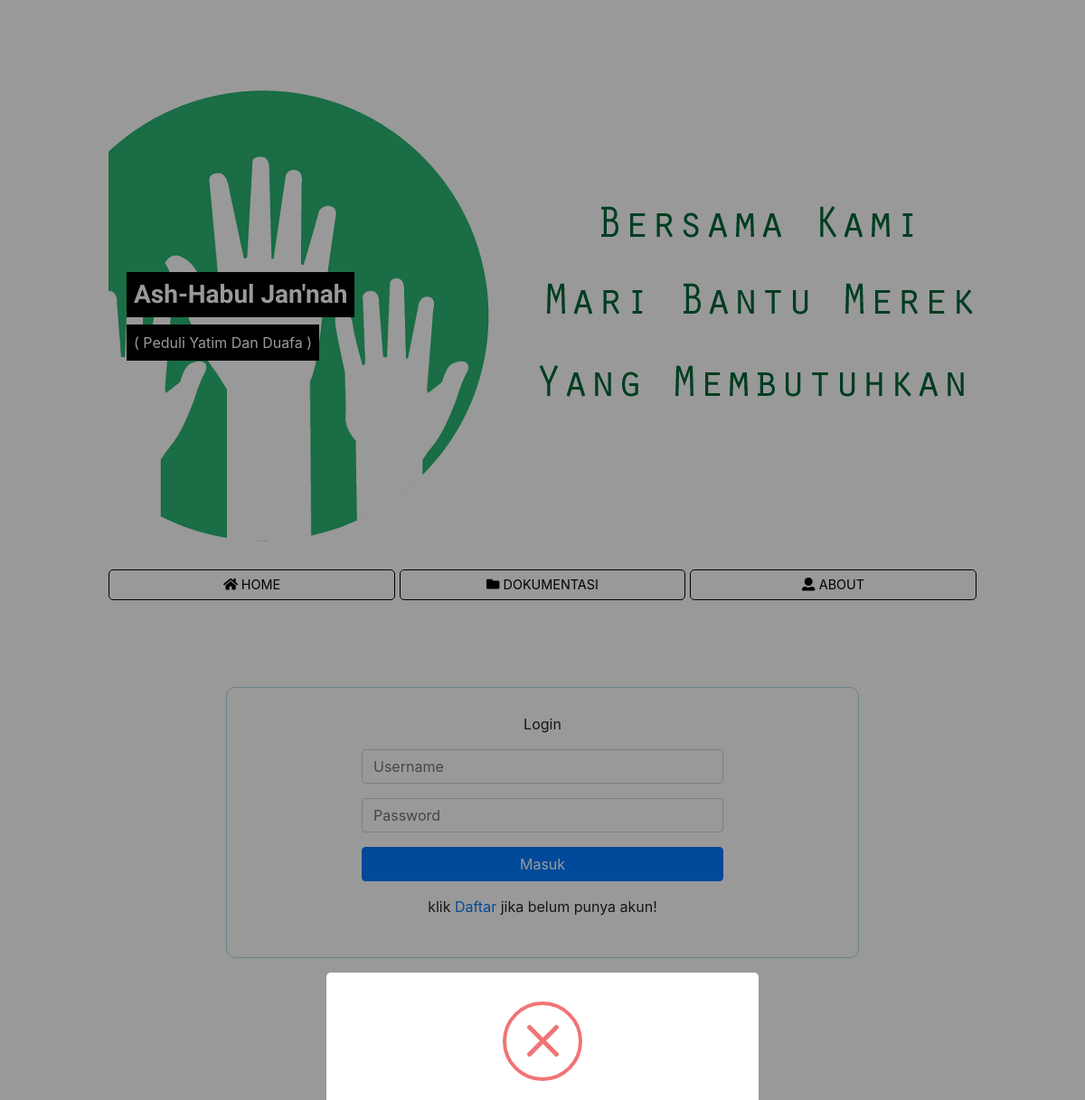
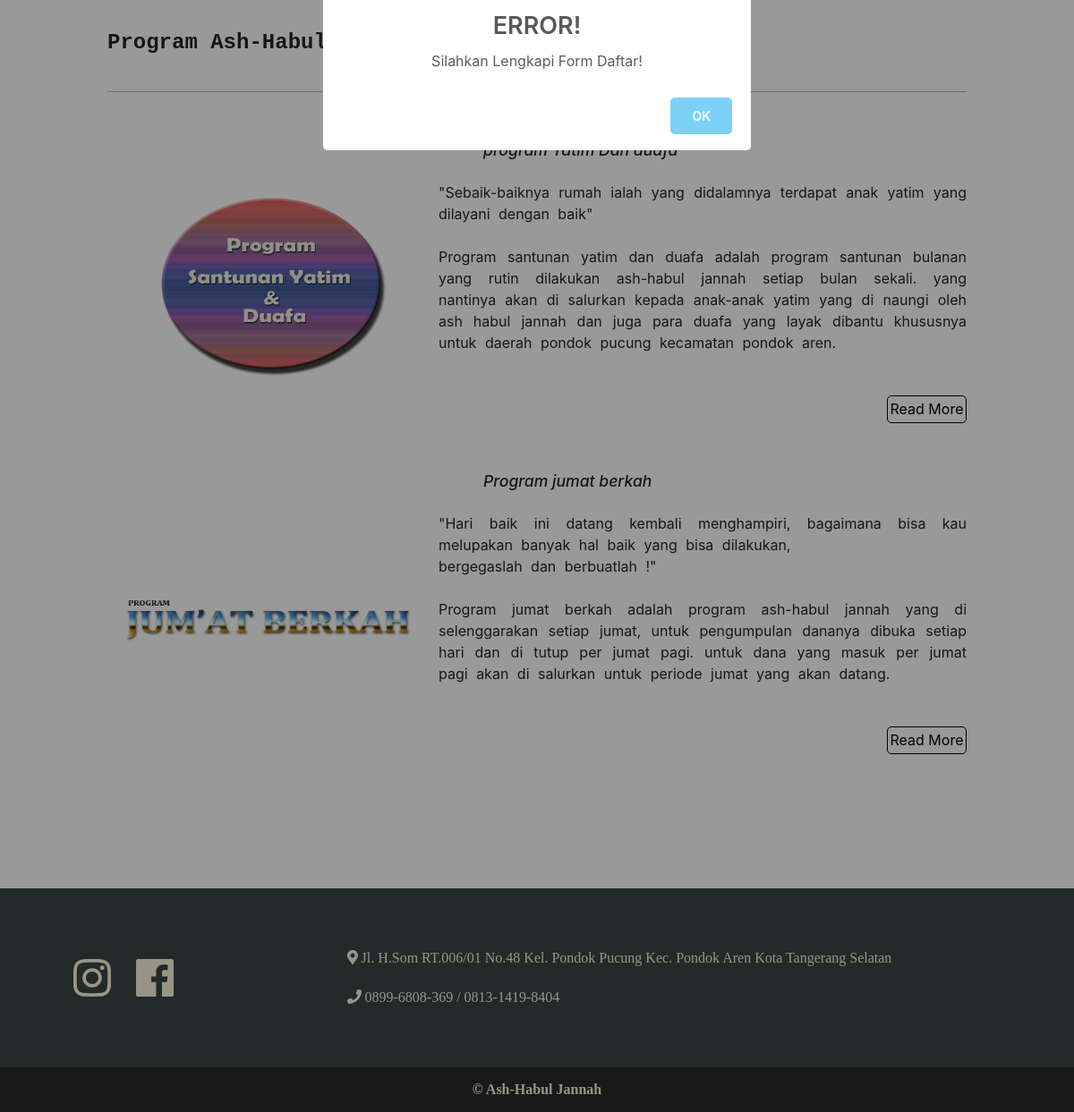
Page /index.php/home/daftar on the committed database (2 pictures, top to bottom).
### tables this page shows
CREATE TABLE `program` (
  `kd_program` int(11) NOT NULL,
  `nama_program` varchar(50) NOT NULL,
  `deskripsi` text NOT NULL,
  `image_program` varchar(100) NOT NULL
);

### application/controllers/Home.php (called while the page is built, shortened)
<?php
    class Home extends CI_Controller{
        public function __construct()
        {
            $this->load->model('Registrasi_model');
            $this->load->model('Login_model');
            $this->load->model('Program_model');
            $this->load->model('Donasi_model');
        }
        public function daftar()
        {
            $this->form_validation->set_rules('nama_lengkap', 'Nama Lengkap', 'required|alpha_numeric_spaces');
            $this->form_validation->set_rules('username', 'Username', 'required|alpha_numeric');
            $this->form_validation->set_rules('password', 'Password', 'required|min_length[8]');
            $this->form_validation->set_rules('email', 'Email', 'required|valid_email');
            $this->form_validation->set_rules('notelpon', 'Notelpon', 'required|numeric');
            if($this->form_validation->run() == FALSE){
                $this->session->set_flashdata('error','Silahkan Lengkapi Form Daftar!');
                $data['program'] = $this->Program_model->getProgram();
                $this->load->view('templates/header',$data);
                $this->load->view('home/index');
                $this->load->view('templates/footer');
            }else{
                $this->Registrasi_model->tambahDataRegistrasi();
                $this->session->set_flashdata('success','Berhasil Registrasi, Silahkan Login untuk Masuk !');
                redirect('home/index');
            }
        }
    }
?>

### index.php (called while the page is built, shortened)
<?php
require_once BASEPATH.'core/CodeIgniter.php';

### application/models/Program_model.php (called while the page is built, shortened)
<?php
    class Program_model extends CI_Model{
        public function getProgram()
        {
            return $query = $this->db->get('program')->result_array();
        }
    }
?>

### application/views/home/index.php (the view, shortened to what this page needs)
<div class="content">
    <div class="login">
        <div class="loginitem">
            <form action="<?= base_url('home/validasilogin'); ?>" method="POST">
                <div class="form-group">
                    <center>Login</center>
                </div>
                <div class="form-group">
                    <input type="text" class="form-control" name="username" placeholder="Username">
                </div>
                <div class="form-group">
                    <input type="password" class="form-control" name="password" placeholder="Password">
                </div>
                <div class="form-group">
                    <button type="submit" class="btn btn-primary btn-block">Masuk</button>
                </div>
                <div class="form-group">
                    <center>klik <a href="" data-toggle="modal" data-target="#formModaldaftar">Daftar</a> jika belum punya akun!</center>
                </div>
            </form>
        </div>
    </div>
    <div class="headContent">
        <h4>Program Ash-Habul Jannah</h4>
    </div>
    <div class="content2">
        <?php foreach ($program as $prg) : ?>
            <div class="listhome">
                <div class="listimage">
                    <img class="imghome" src="<?= base_url() ?>/images/<?= $prg['image_program'] ?>">
                </div>
                <div class="listjudul" id="cE">
                    <?= $prg['nama_program'] ?>
                </div>
                <div class="listcontent">
                    <?= $prg['deskripsi'] ?>
                </div>
                <div class="listfoot">
                    <a href="home/detailProgram/<?= $prg['kd_program'] ?>">Read More</a>
                </div>
            </div>
        <?php endforeach; ?>
    </div>
</div>

### assets/css/aj.css (style rules this page uses)
* { margin: 0; padding: 0; }
.imghome { width: 350px; height: 300px; border-radius: 1em; }
.login { display: grid; grid-template-columns: repeat(auto-fit, minmax(200px, 700px)); place-content: center; margin-top: 40px; min-height: 300px; margin-bottom: 40px; }
.loginitem { display: grid; place-content:center; grid-template-columns: repeat(auto-fit, minmax(100px, 400px)); min-height: 300px; border: 1px solid lightblue; border-radius: 10px; }
.content { display: grid; grid-template-columns: 1fr; gap: 50px; margin-top: 20px; }
.headContent { display: grid; margin-top: 70px; height: 100px; place-content: center start; border-bottom: 1px solid rgb(204, 170, 170); }
.headContent > h4 { font-weight: 700; font-family: monospace; }
.content2 { display: grid; }
.listhome { display: grid; grid-template-areas: 'listimage listjudul listjudul' 'listimage listcontent listcontent' 'listimage listterbit listfoot'; gap: 20px; margin-bottom: 50px; }
.listimage { grid-area: listimage; margin-top: 20px; }
.listjudul { display: grid; grid-area: listjudul; place-content: center start; font-size: 1.1em; font-weight: 500; font-style: italic; text-indent: 50px; }
.listcontent { display: grid; grid-area: listcontent; place-content: start; max-height: 210px; word-spacing: 5px; white-space: pre-line; text-align: justify; overflow: hidden; }
.listfoot { display: grid; grid-area: listfoot; place-content: end; }
.listfoot a { display: block; text-decoration: none; list-style: none; border: 1px solid black; padding: 2.5px; border-radius: 5px; color: black; }

### rows in the picture
program: image_program (picture), deskripsi "\"Sebaik-baiknya rumah ialah yang didalamnya terdapat anak yatim yang dilayani dengan baik\" Program santunan yatim dan duafa adalah program santunan bulanan yang rutin dilakukan ash-habul jannah setiap bulan sekali. yang nantinya akan di salurkan kepada anak-anak yatim yang di naungi oleh ash habul jannah dan juga para duafa yang layak dibantu khususnya untuk daerah pondok pucung kecamatan pondok aren.…"
program: image_program (picture), nama_program "Program jumat berkah", deskripsi "\"Hari baik ini datang kembali menghampiri, bagaimana bisa kau melupakan banyak hal baik yang bisa dilakukan, bergegaslah dan berbuatlah !\" Program jumat berkah adalah program ash-habul jannah yang di selenggarakan setiap jumat, untuk pengumpulan dananya dibuka setiap hari dan di tutup per jumat pagi. untuk dana yang masuk per jumat pagi akan di salurkan untuk periode jumat yang akan datang.…"
